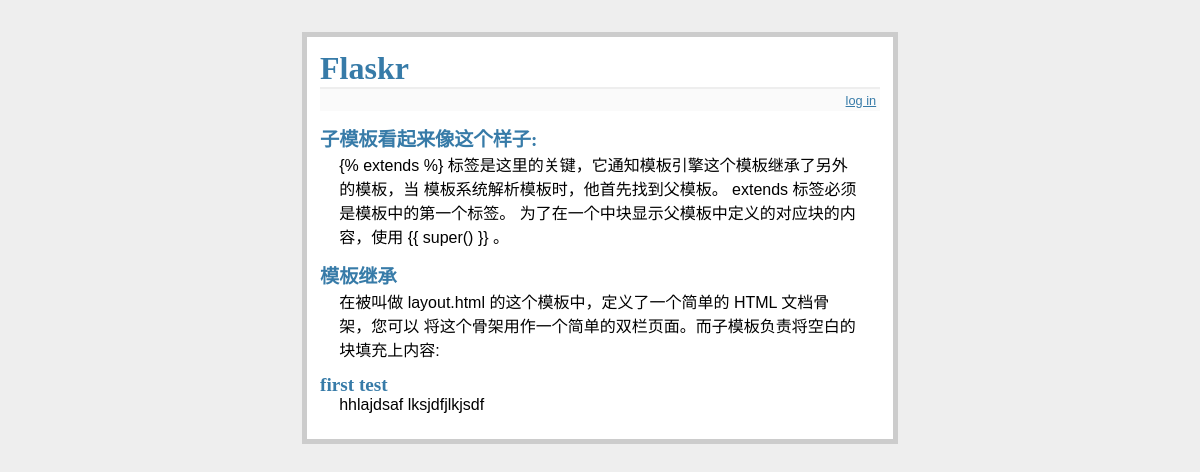
The page / on the database its author committed.
### tables this page shows
CREATE TABLE entries(id integer primary key autoincrement,
					 title string not null,
					 text string not null);

### flaskr.py (the view)
@app.route('/')
def show_entries():
    cur = g.db.execute("select title, text from entries order by id desc")
    entries = [dict(title=row[0], text=row[1]) for row in cur.fetchall()]
    return render_template('show_entries.html', entries=entries)

### flaskr.py (called while the page is built)
def connnect_db():
    return sqlite3.connect(app.config['DATABASE'])

@app.before_request
def before_request():
    g.db = connnect_db()

@app.teardown_request
def teardown_request(exception):
    g.db.close()

### templates/show_entries.html (shortened to what this page needs)
{% extends "layout.html" %}
{% block body %}
  <ul class="entries">
  {% for entry in entries %}
    <li><h2>{{ entry.title }}</h2>{{ entry.text|safe }}
  {% else %}
    <li><em>Unbelievable.  No entries here so far</em>
  {% endfor %}
  </ul>
{% endblock %}

### templates/layout.html (shortened to what this page needs)
<!DOCTYPE html>
<link rel="stylesheet" type="text/css" href="{{url_for('static', filename='style.css')}}">
<div class="page">
	<h1>Flaskr</h1>
	<div class="metanav">
	{% if not session.logged_in %}
		<a href="{{url_for('login')}}">log in</a>
	{% else %}
		<a href="{{url_for('logout')}}">log out</a>
	{% endif %}
	</div>
	{% block body %}
	{% endblock %}
</div>

### static/style.css (style rules this page uses)
a, h1, h2 { color: #377BA8; }
h1, h2 { font-family: 'Georgia', serif; margin: 0; }
h1 { border-bottom: 2px solid #eee; }
h2 { font-size: 1.2em; }
.page { margin: 2em auto; width: 35em; border: 5px solid #ccc; padding: 0.8em; background: white; }
.entries { list-style: none; margin: 0; padding: 0; }
.entries li { margin: 0.8em 1.2em; }
.entries li h2 { margin-left: -1em; }
.metanav { text-align: right; font-size: 0.8em; padding: 0.3em; margin-bottom: 1em; background: #fafafa; }

### rows shown on the page
entries: title "子模板看起来像这个样子:", text "{% extends %} 标签是这里的关键，它通知模板引擎这个模板继承了另外的模板，当 模板系统解析模板时，他首先找到父模板。 extends 标签必须是模板中的第一个标签。 为了在一个中块显示父模板中定义的对应块的内容，使用 {{ super() }} 。"
entries: title "模板继承", text "在被叫做 layout.html 的这个模板中，定义了一个简单的 HTML 文档骨架，您可以 将这个骨架用作一个简单的双栏页面。而子模板负责将空白的块填充上内容:"
entries: title "first test", text "hhlajdsaf lksjdfjlkjsdf"
